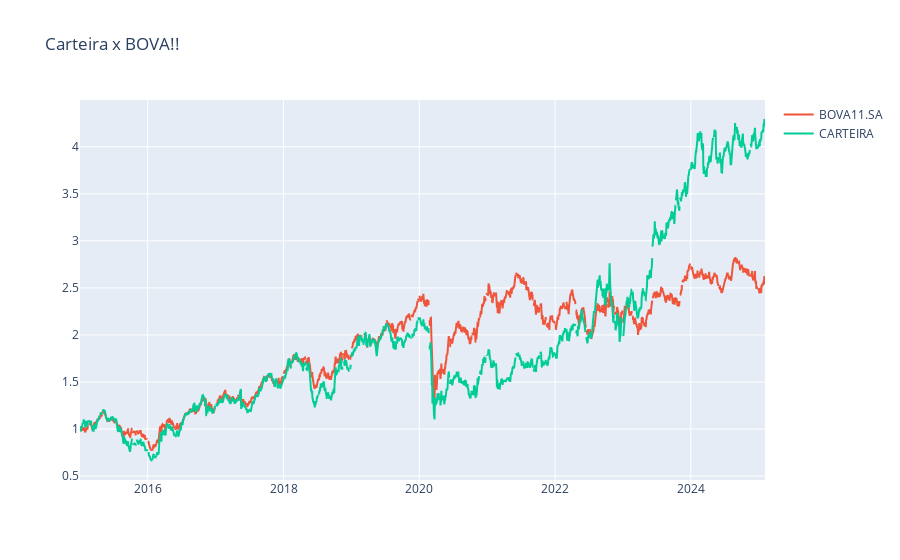

The cell this chart's notebook holds for it:
### Code cell
figura = px.line(title = "Carteira x BOVA!!")
for i in dataset_normalizado.columns[1:]:
    figura.add_scatter(x = dataset_normalizado['Date'], y= dataset_normalizado[i], name = i)

figura.show()

### Figure 1 — Plotly figure (JSON) as saved in the notebook; plotly's stock layout.template omitted (floating-point values rounded to 4 significant figures; data arrays with more than 128 entries replaced by an {"elided": "..."} marker saying what was removed)
{"data": [{"hovertemplate": "<extra></extra>", "legendgroup": "", "line": {"color": "#636efa", "dash": "solid"}, "marker": {"symbol": "circle"}, "mode": "lines", "name": "", "orientation": "v", "showlegend": false, "type": "scatter", "xaxis": "x", "yaxis": "y"}, {"name": "BOVA11.SA", "type": "scatter", "x": {"elided": "2537 str values"}, "y": {"elided": "2537 float values"}}, {"name": "CARTEIRA", "type": "scatter", "x": {"elided": "2537 str values"}, "y": {"elided": "2537 float values"}}], "layout": {"legend": {"tracegroupgap": 0}, "title": {"text": "Carteira x BOVA!!"}, "xaxis": {"anchor": "y", "domain": [0, 1]}, "yaxis": {"anchor": "x", "domain": [0, 1]}}}
